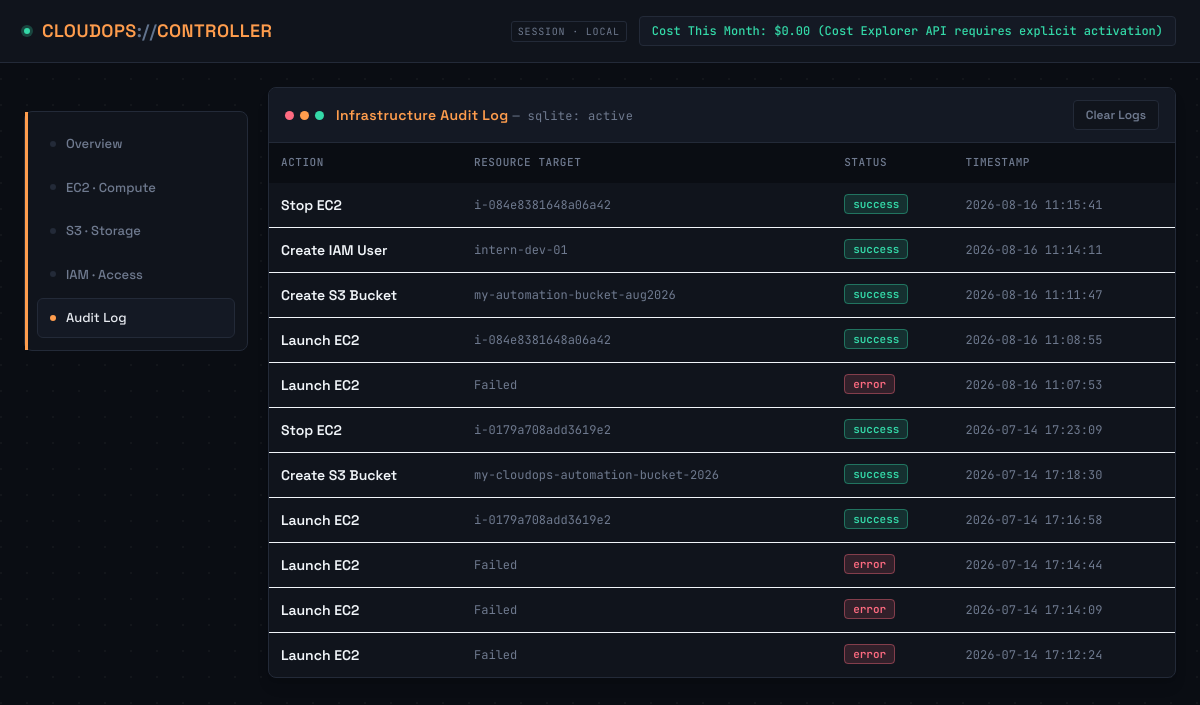
Page /logs on the earlier database version.
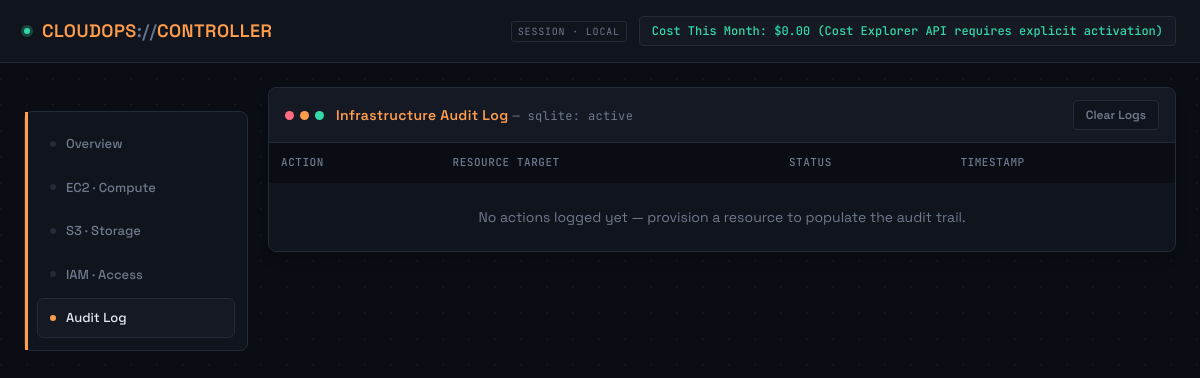
Same page on the later database version.
### tables this page shows
CREATE TABLE logs(
        id INTEGER PRIMARY KEY AUTOINCREMENT,
        action TEXT,
        target TEXT,
        status TEXT,
        timestamp DATETIME DEFAULT CURRENT_TIMESTAMP
    );

### app.py (the view)
@app.route('/logs')
def logs_page():
    conn=sqlite3.connect(DB_PATH)
    cursor=conn.cursor()
    cursor.execute("SELECT action,target,status,timestamp FROM logs ORDER BY timestamp DESC")
    all_logs=cursor.fetchall()
    conn.close()
    return render_template('logs.html',logs=all_logs,active_page='logs')

### templates/logs.html (shortened to what this page needs)
{% extends "base.html" %}
{% block content %}
<div class="term-window rounded-lg shadow-lg overflow-hidden">
    <div class="term-chrome flex items-center justify-between px-4 py-3">
        <div class="flex items-center gap-3">
            <div class="flex items-center gap-1.5">
                <span class="term-dot" style="background: var(--err);"></span>
                <span class="term-dot" style="background: var(--amber);"></span>
                <span class="term-dot" style="background: var(--ok);"></span>
            </div>
            <h2 class="text-sm font-semibold tracking-wide" style="color: var(--amber);">
                Infrastructure Audit Log <span class="mono text-xs font-normal" style="color: var(--muted);">— sqlite:
                    active</span>
            </h2>
        </div>
        <button onclick="clearLogs()" class="text-xs font-semibold px-3 py-1.5 rounded transition-colors"
            style="background: var(--panel); color: var(--muted); border: 1px solid var(--line);"
            onmouseover="this.style.color='var(--err)'; this.style.borderColor='var(--err)';"
            onmouseout="this.style.color='var(--muted)'; this.style.borderColor='var(--line)';">
            Clear Logs
        </button>
    </div>
    <div class="overflow-x-auto">
        <table class="w-full text-left text-sm">
            <thead style="background: var(--bg); color: var(--muted);" class="uppercase text-[11px] tracking-wider">
                <tr>
                    <th class="p-3 font-medium">Action</th>
                    <th class="p-3 font-medium">Resource Target</th>
                    <th class="p-3 font-medium">Status</th>
                    <th class="p-3 font-medium">Timestamp</th>
                </tr>
            </thead>
            <tbody class="divide-y" style="border-color: var(--line-soft);">
                {% for log in logs %}
                <tr class="transition-colors">
                    <td class="p-3 font-semibold">{{ log[0] }}</td>
                    <td class="p-3 mono text-xs" style="color: var(--muted);">{{ log[1] }}</td>
                    <td class="p-3">
                        <span class="mono px-2 py-0.5 text-[11px] rounded font-semibold border"
                            style="{% if log[2]=='success' %}background: color-mix(in srgb, var(--ok) 14%, transparent); color: var(--ok); border-color: color-mix(in srgb, var(--ok) 40%, transparent);{% else %}background: color-mix(in srgb, var(--err) 14%, transparent); color: var(--err); border-color: color-mix(in srgb, var(--err) 40%, transparent);{% endif %}">
                            {{ log[2] }}
                        </span>
                    </td>
                    <td class="p-3 mono text-xs" style="color: var(--muted);">{{ log[3] }}</td>
                </tr>
                {% else %}
                <tr>
                    <td colspan="4" class="p-6 text-center text-sm" style="color: var(--muted);">
                        No actions logged yet — provision a resource to populate the audit trail.
                    </td>
                </tr>
                {% endfor %}
            </tbody>
        </table>
    </div>
</div>
{% endblock %}

Differences in the rows shown:
removed logs: action "Stop EC2", target "i-084e8381648a06a42", status "success", timestamp "2026-08-16 11:15:41"
removed logs: action "Create IAM User", target "intern-dev-01", status "success", timestamp "2026-08-16 11:14:11"
removed logs: action "Create S3 Bucket", target "my-automation-bucket-aug2026", status "success", timestamp "2026-08-16 11:11:47"
removed logs: action "Launch EC2", target "i-084e8381648a06a42", status "success", timestamp "2026-08-16 11:08:55"
removed logs: action "Launch EC2", target "Failed", status "error", timestamp "2026-08-16 11:07:53"
removed logs: action "Stop EC2", target "i-0179a708add3619e2", status "success", timestamp "2026-07-14 17:23:09"
removed logs: action "Create S3 Bucket", target "my-cloudops-automation-bucket-2026", status "success", timestamp "2026-07-14 17:18:30"
removed logs: action "Launch EC2", target "i-0179a708add3619e2", status "success", timestamp "2026-07-14 17:16:58"
removed logs: action "Launch EC2", target "Failed", status "error", timestamp "2026-07-14 17:14:44"
removed logs: action "Launch EC2", target "Failed", status "error", timestamp "2026-07-14 17:14:09"
removed logs: action "Launch EC2", target "Failed", status "error", timestamp "2026-07-14 17:12:24"
Other differences:
text now shown: "No actions logged yet — provision a resource to populate the audit trail."
